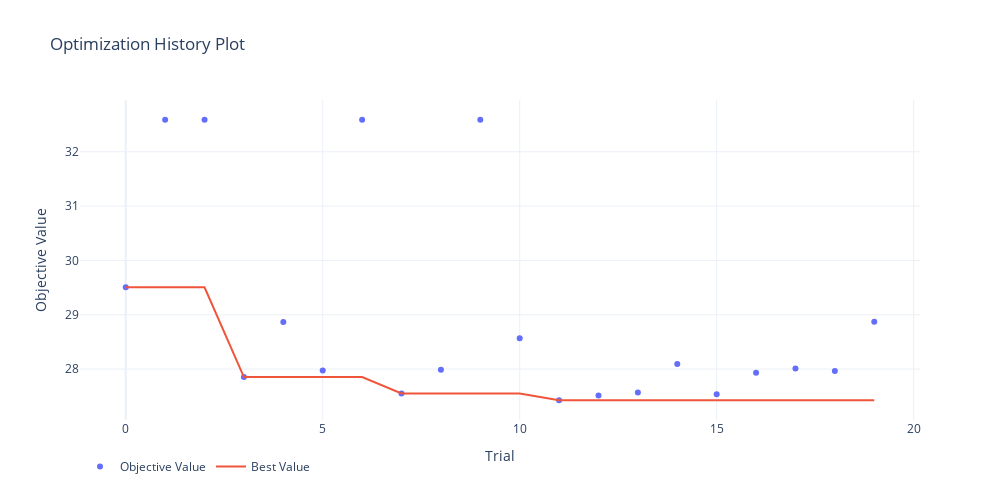
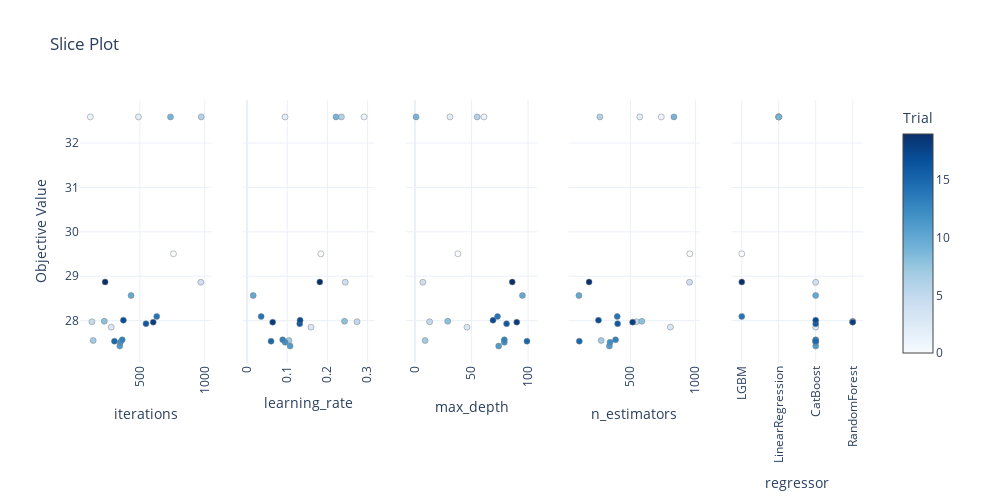

The code cell stored with these charts, in order, in its notebook:
### Markdown cell above
Let's see how the models compare to each other.

### Code cell
best_params = study.best_params
formatted_params = "\n".join([f"  {key}: {value}" for key, value in best_params.items()])
print(f"Best params:\n{formatted_params}")

fig = optuna.visualization.plot_optimization_history(study)
fig.update_layout(
    legend=dict(orientation='h'),
    template='plotly_white',
    width=FIG_WIDTH, height=FIG_HEIGHT
)
fig.show()

fig = optuna.visualization.plot_slice(study)
fig.update_layout(
    legend=dict(orientation='h'),
    template='plotly_white',
    width=FIG_WIDTH, height=FIG_HEIGHT
)
fig.update_xaxes(tickangle=-90)
fig.show()

### Figure 1 — Plotly figure (JSON) as saved in the notebook; plotly's stock layout.template omitted (floating-point values rounded to 4 significant figures)
{"data": [{"mode": "markers", "name": "Objective Value", "type": "scatter", "x": [0, 1, 2, 3, 4, 5, 6, 7, 8, 9, 10, 11, 12, 13, 14, 15, 16, 17, 18, 19], "y": [29.51, 32.59, 32.59, 27.85, 28.87, 27.97, 32.59, 27.55, 27.99, 32.59, 28.57, 27.43, 27.51, 27.57, 28.09, 27.54, 27.93, 28.01, 27.97, 28.87]}, {"name": "Best Value", "type": "scatter", "x": [0, 1, 2, 3, 4, 5, 6, 7, 8, 9, 10, 11, 12, 13, 14, 15, 16, 17, 18, 19], "y": [29.51, 29.51, 29.51, 27.85, 27.85, 27.85, 27.85, 27.55, 27.55, 27.55, 27.55, 27.43, 27.43, 27.43, 27.43, 27.43, 27.43, 27.43, 27.43, 27.43]}], "layout": {"height": 500, "legend": {"orientation": "h"}, "title": {"text": "Optimization History Plot"}, "width": 1000, "xaxis": {"title": {"text": "Trial"}}, "yaxis": {"title": {"text": "Objective Value"}}}}

### Figure 2 — Plotly figure (JSON) as saved in the notebook; plotly's stock layout.template omitted (floating-point values rounded to 4 significant figures)
{"data": [{"marker": {"color": [0, 1, 2, 3, 4, 5, 6, 7, 8, 9, 10, 11, 12, 13, 14, 15, 16, 17, 18, 19], "colorbar": {"title": {"text": "Trial"}, "x": 1, "xpad": 40}, "colorscale": [[0, "rgb(247,251,255)"], [0.125, "rgb(222,235,247)"], [0.25, "rgb(198,219,239)"], [0.375, "rgb(158,202,225)"], [0.5, "rgb(107,174,214)"], [0.625, "rgb(66,146,198)"], [0.75, "rgb(33,113,181)"], [0.875, "rgb(8,81,156)"], [1, "rgb(8,48,107)"]], "line": {"color": "Grey", "width": 0.5}, "showscale": true}, "mode": "markers", "showlegend": false, "type": "scatter", "x": [759, 118, 489, 279, 970, 130, 973, 140, 226, 736, 432, 345, 349, 364, 630, 304, 547, 373, 603, 232], "xaxis": "x", "y": [29.51, 32.59, 32.59, 27.85, 28.87, 27.97, 32.59, 27.55, 27.99, 32.59, 28.57, 27.43, 27.51, 27.57, 28.09, 27.54, 27.93, 28.01, 27.97, 28.87], "yaxis": "y"}, {"marker": {"color": [0, 1, 2, 3, 4, 5, 6, 7, 8, 9, 10, 11, 12, 13, 14, 15, 16, 17, 18, 19], "colorbar": {"title": {"text": "Trial"}, "x": 1, "xpad": 40}, "colorscale": [[0, "rgb(247,251,255)"], [0.125, "rgb(222,235,247)"], [0.25, "rgb(198,219,239)"], [0.375, "rgb(158,202,225)"], [0.5, "rgb(107,174,214)"], [0.625, "rgb(66,146,198)"], [0.75, "rgb(33,113,181)"], [0.875, "rgb(8,81,156)"], [1, "rgb(8,48,107)"]], "line": {"color": "Grey", "width": 0.5}, "showscale": false}, "mode": "markers", "showlegend": false, "type": "scatter", "x": [0.1836, 0.2913, 0.09446, 0.1591, 0.2444, 0.2737, 0.2348, 0.1043, 0.2426, 0.2214, 0.01521, 0.1071, 0.09475, 0.0887, 0.03505, 0.05965, 0.131, 0.132, 0.06372, 0.1811], "xaxis": "x2", "y": [29.51, 32.59, 32.59, 27.85, 28.87, 27.97, 32.59, 27.55, 27.99, 32.59, 28.57, 27.43, 27.51, 27.57, 28.09, 27.54, 27.93, 28.01, 27.97, 28.87], "yaxis": "y2"}, {"marker": {"color": [0, 1, 2, 3, 4, 5, 6, 7, 8, 9, 10, 11, 12, 13, 14, 15, 16, 17, 18, 19], "colorbar": {"title": {"text": "Trial"}, "x": 1, "xpad": 40}, "colorscale": [[0, "rgb(247,251,255)"], [0.125, "rgb(222,235,247)"], [0.25, "rgb(198,219,239)"], [0.375, "rgb(158,202,225)"], [0.5, "rgb(107,174,214)"], [0.625, "rgb(66,146,198)"], [0.75, "rgb(33,113,181)"], [0.875, "rgb(8,81,156)"], [1, "rgb(8,48,107)"]], "line": {"color": "Grey", "width": 0.5}, "showscale": false}, "mode": "markers", "showlegend": false, "type": "scatter", "x": [38, 61, 31, 46, 7, 13, 55, 9, 29, 1, 95, 74, 79, 79, 73, 99, 81, 69, 90, 86], "xaxis": "x3", "y": [29.51, 32.59, 32.59, 27.85, 28.87, 27.97, 32.59, 27.55, 27.99, 32.59, 28.57, 27.43, 27.51, 27.57, 28.09, 27.54, 27.93, 28.01, 27.97, 28.87], "yaxis": "y3"}, {"marker": {"color": [0, 1, 2, 3, 4, 5, 6, 7, 8, 9, 10, 11, 12, 13, 14, 15, 16, 17, 18, 19], "colorbar": {"title": {"text": "Trial"}, "x": 1, "xpad": 40}, "colorscale": [[0, "rgb(247,251,255)"], [0.125, "rgb(222,235,247)"], [0.25, "rgb(198,219,239)"], [0.375, "rgb(158,202,225)"], [0.5, "rgb(107,174,214)"], [0.625, "rgb(66,146,198)"], [0.75, "rgb(33,113,181)"], [0.875, "rgb(8,81,156)"], [1, "rgb(8,48,107)"]], "line": {"color": "Grey", "width": 0.5}, "showscale": false}, "mode": "markers", "showlegend": false, "type": "scatter", "x": [956, 737, 572, 807, 954, 546, 266, 276, 588, 834, 105, 339, 344, 386, 399, 108, 402, 255, 517, 183], "xaxis": "x4", "y": [29.51, 32.59, 32.59, 27.85, 28.87, 27.97, 32.59, 27.55, 27.99, 32.59, 28.57, 27.43, 27.51, 27.57, 28.09, 27.54, 27.93, 28.01, 27.97, 28.87], "yaxis": "y4"}, {"marker": {"color": [0, 1, 2, 3, 4, 5, 6, 7, 8, 9, 10, 11, 12, 13, 14, 15, 16, 17, 18, 19], "colorbar": {"title": {"text": "Trial"}, "x": 1, "xpad": 40}, "colorscale": [[0, "rgb(247,251,255)"], [0.125, "rgb(222,235,247)"], [0.25, "rgb(198,219,239)"], [0.375, "rgb(158,202,225)"], [0.5, "rgb(107,174,214)"], [0.625, "rgb(66,146,198)"], [0.75, "rgb(33,113,181)"], [0.875, "rgb(8,81,156)"], [1, "rgb(8,48,107)"]], "line": {"color": "Grey", "width": 0.5}, "showscale": false}, "mode": "markers", "showlegend": false, "type": "scatter", "x": ["LGBM", "LinearRegression", "LinearRegression", "CatBoost", "CatBoost", "RandomForest", "LinearRegression", "CatBoost", "RandomForest", "LinearRegression", "CatBoost", "CatBoost", "CatBoost", "CatBoost", "LGBM", "CatBoost", "CatBoost", "CatBoost", "RandomForest", "LGBM"], "xaxis": "x5", "y": [29.51, 32.59, 32.59, 27.85, 28.87, 27.97, 32.59, 27.55, 27.99, 32.59, 28.57, 27.43, 27.51, 27.57, 28.09, 27.54, 27.93, 28.01, 27.97, 28.87], "yaxis": "y5"}], "layout": {"height": 500, "legend": {"orientation": "h"}, "title": {"text": "Slice Plot"}, "width": 1000, "xaxis": {"anchor": "y", "domain": [0, 0.168], "tickangle": -90, "title": {"text": "iterations"}}, "xaxis2": {"anchor": "y2", "domain": [0.208, 0.376], "tickangle": -90, "title": {"text": "learning_rate"}}, "xaxis3": {"anchor": "y3", "domain": [0.416, 0.584], "tickangle": -90, "title": {"text": "max_depth"}}, "xaxis4": {"anchor": "y4", "domain": [0.624, 0.792], "tickangle": -90, "title": {"text": "n_estimators"}}, "xaxis5": {"anchor": "y5", "domain": [0.832, 1], "tickangle": -90, "title": {"text": "regressor"}}, "yaxis": {"anchor": "x", "domain": [0, 1], "title": {"text": "Objective Value"}}, "yaxis2": {"anchor": "x2", "domain": [0, 1], "matches": "y", "showticklabels": false}, "yaxis3": {"anchor": "x3", "domain": [0, 1], "matches": "y", "showticklabels": false}, "yaxis4": {"anchor": "x4", "domain": [0, 1], "matches": "y", "showticklabels": false}, "yaxis5": {"anchor": "x5", "domain": [0, 1], "matches": "y", "showticklabels": false}}}
